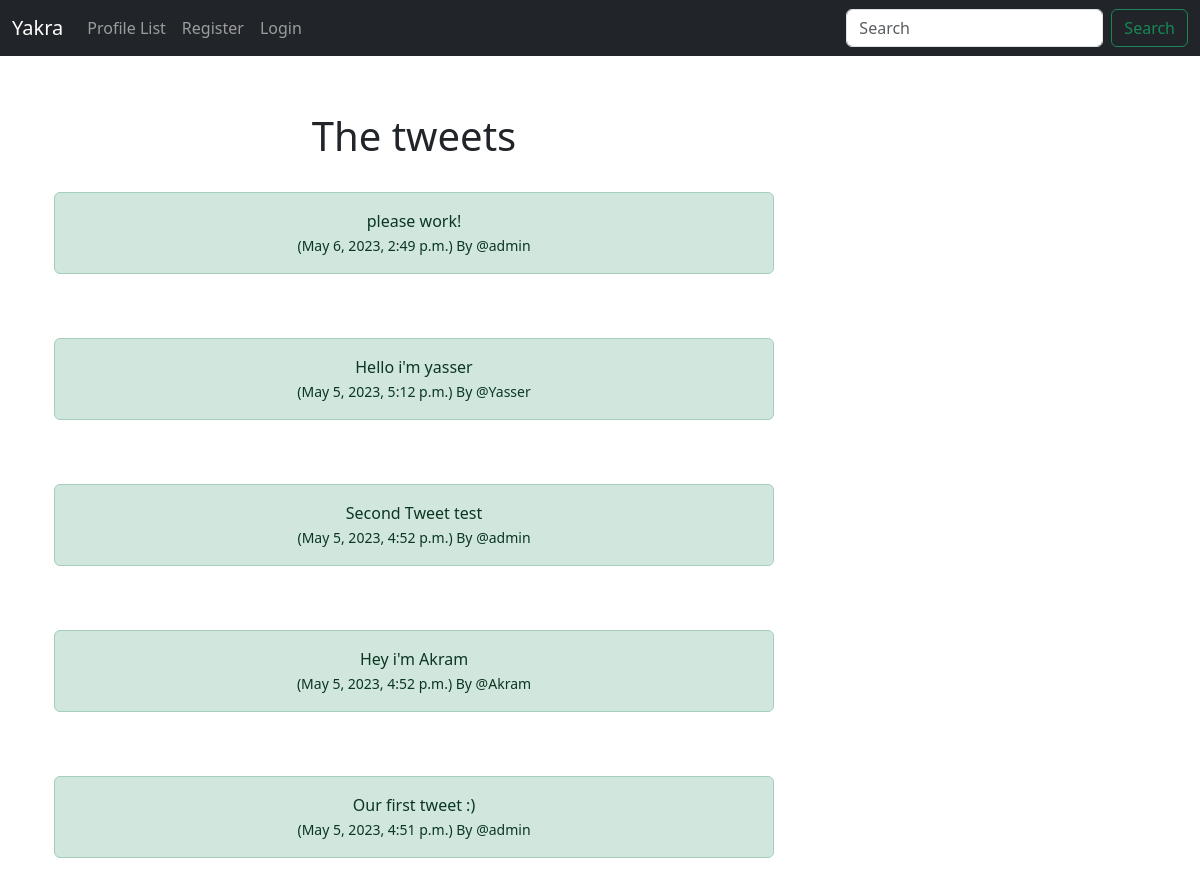
Before: / with the older database file.
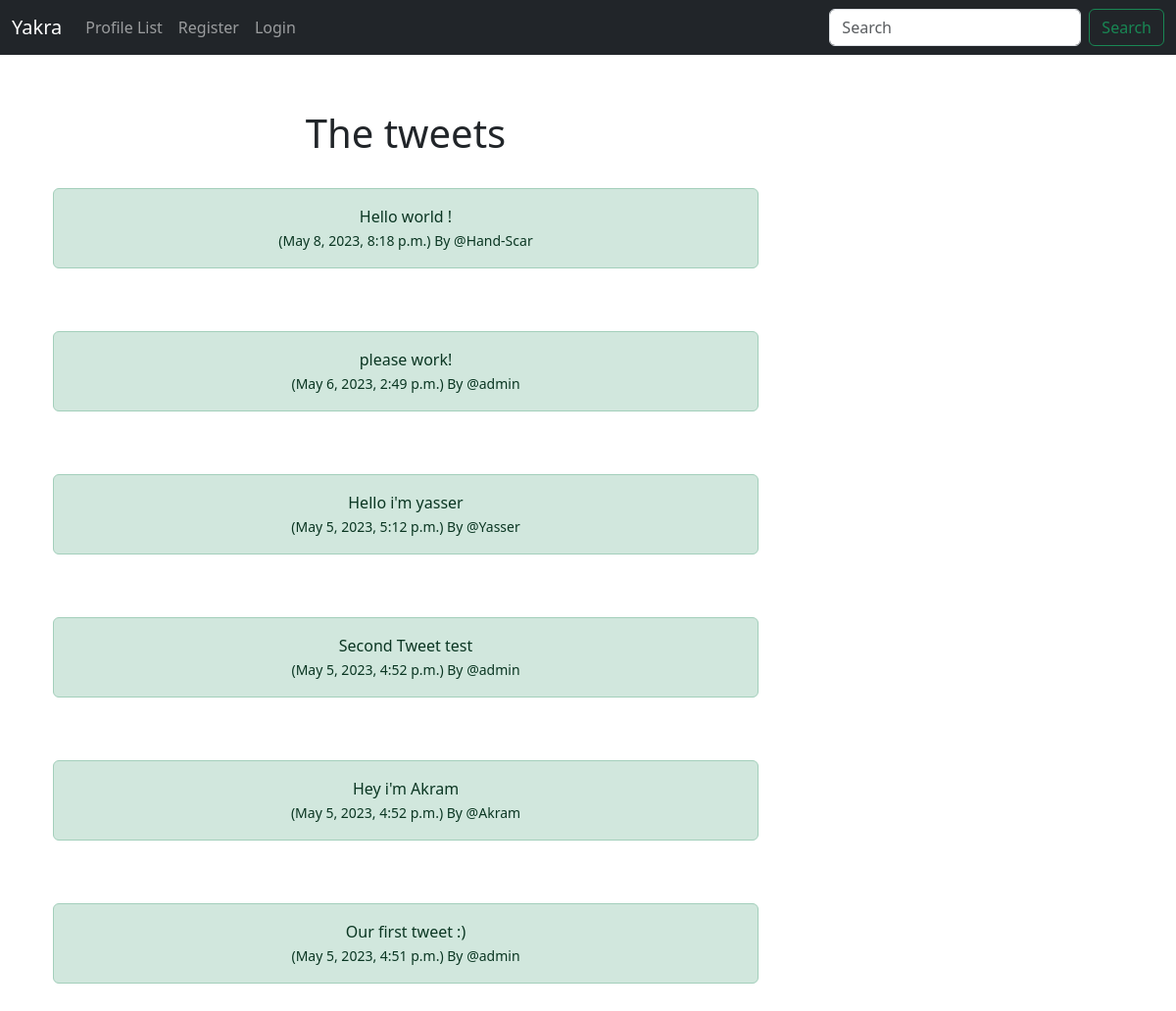
After: the same page with the newer database file.
### Yakra/models.py (models this page shows, shortened)
class Tweet(models.Model):
    user = models.ForeignKey(
        User, related_name="tweets",
        on_delete=models.DO_NOTHING
    )
    body = models.CharField(max_length=200)
    created_at = models.DateTimeField(auto_now_add=True)

### Yakra/views.py (the view)
# urls.py: path('',views.home,name="home"),
def home(request):
 if request.user.is_authenticated:
    form = TweetForm(request.POST or None)
    if request.method == "POST":
        if form.is_valid():
                tweet =form.save(commit=False)
                tweet.user = request.user
                tweet.save()
                messages.success(request,("Your Tweet has been posted "))
                return redirect('home')
    tweets = Tweet.objects.all().order_by("-created_at")
    return render(request,'home.html',{"tweets":tweets, "form":form})
 else:
    tweets = Tweet.objects.all().order_by("-created_at")
    return render(request,'home.html',{"tweets":tweets})

### Yakra/templates/home.html (shortened to what this page needs)
{% extends 'base.html' %}
{% block content %}
<div class="container text-center">
  <div class = "row">
      <div class="col-8">
<h1>The tweets</h1>
<br/>
{% for tweet in tweets %}
<div class="alert alert-success" role="alert">
    {{ tweet.body }} <br/>
    <small class ="text.muted">
      ({{tweet.created_at}}) By
      @{{tweet.user.username}}
    </small>
</div><br/><br/>
{% endfor %}
</div>
<div class="col-4">
                <br/><br/><br/>
</div>
{% endblock%}

Changed rows visible on the page:
added Tweet: body "Hello world !", created_at "May 8, 2023, 8:18 p.m.", user.username "Hand-Scar"
